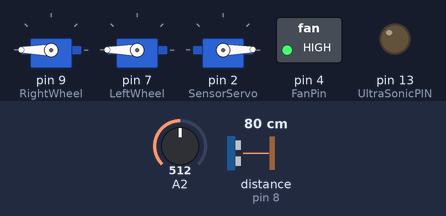
A sketch run on a simulated Arduino Uno, built with avr-gcc and run on an emulated ATmega328P. Shown: 3 × servo, switched loads named in the sketch (green lamp = pin HIGH), output pins drawn as LEDs (lit = HIGH). The inputs (shaded band) are chosen by the test bench; at power-on: A2 = 512, distance to the obstacle (sensor on pin 8) 80 cm. The echo pulse lasts 58.3 µs per cm; what the sketch prints to the serial monitor is not drawn.

Above: at 6.8 s.
6.9 s: A2 set to 264
18.8 s: A2 set to 238
At 24.15 s:
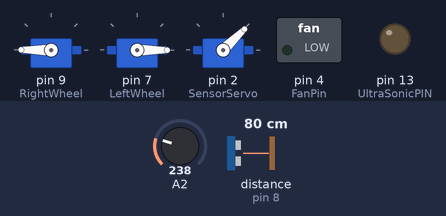
26.7 s: A2 set to 260
At 27.7 s:
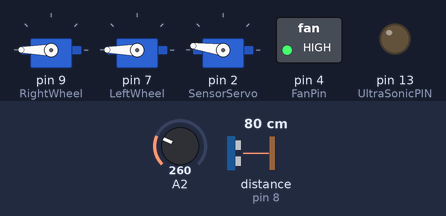
34.2 s: A2 set to 240
At 38.86 s:
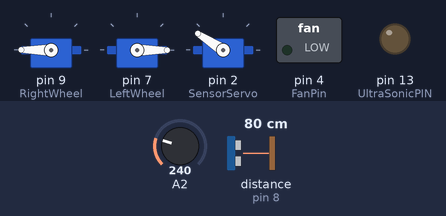
44.4 s: distance to the obstacle (sensor on pin 8) set to 32 cm
51.1 s: distance to the obstacle (sensor on pin 8) set to 26 cm
At 55.4 s:
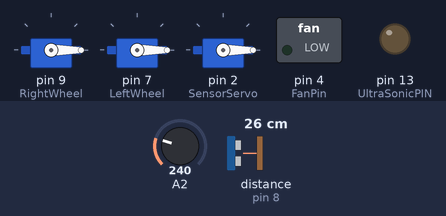
Timing chart, 0 to 62.4 s (numbered marks = the images above; inputs shaded):
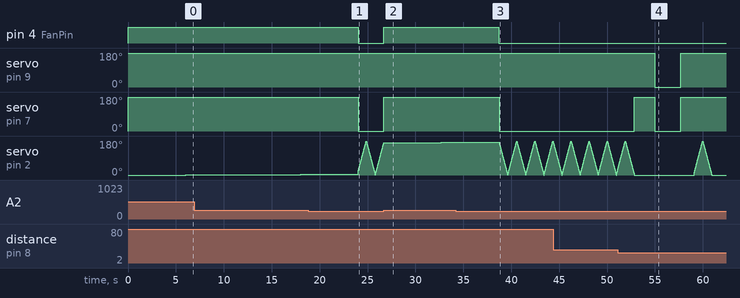

Measured:
- the behaviour switches between 251 and 250 on A2 (found by bisection; images 0 and 1)
- the behaviour switches between 30 and 29 cm on distance to the obstacle (sensor on pin 8) (found by bisection; images 3 and 4)
- after the input at 18.8 s, pin 4 (FanPin): HIGH → LOW after 5.2 s; servo on pin 7 (LeftWheel): 180° → 0° after 5.2 s
- after the input at 26.7 s, pin 4 (FanPin): LOW → HIGH at once; servo on pin 7 (LeftWheel): 0° → 180° at once
- after the input at 34.2 s, pin 4 (FanPin): HIGH → LOW after 4.5 s; servo on pin 7 (LeftWheel): 180° → 0° after 4.5 s
- after the input at 51.1 s, servo on pin 9 (RightWheel): 180° → 0° after 3.9 s, → 180° 2.7 s later; servo on pin 7 (LeftWheel): 0° → 180° after 1.8 s, → 0° 2.1 s later, → 180° 2.7 s later

The sketch:

RoboCodeFinal.ino
```cpp
/*
  Author : Varun Shroff
  Assignment : Autonomous Robot Code
  Date : 06-09-2019
  Description : Robot Code That Allows Our Robot To Extingish A Flame
*/

/*
                                    Algorithm Description
  Robot Will Move Forward Until Ultrasonic Sensor Detects An Obstacle Within 30cm.
  When Obstacle Is Detected, Robot Will Turn 90 Degrees Right And Collect The Distance of The Right Side,
  Robot Will Then Turn 90 Degrees Left And Collect The Distance of The Left Side.
  Robot Will Turn And Navigate In The Direction That Has A Greater Average Distance, It Will Than Process The Cycle
  Over And Over Again Untill It Detects The Flame.
  When The Flame Sensor Detects The Flame, It Will Activate The Fan To Extinguish The Flame.
*/

// Including Packages & Libraries
#include <Servo.h>

// Component Initialization
Servo RightWheel;
Servo LeftWheel;
Servo SensorServo;

// Global Variables
int pos = 0;
int sensorValue = 0; // Flame Sensor Value
int posRight = 180;
int posLeft = 0;

// Sensor Digital Pins
const int UltraSonicPIN = 13;
const int EchoPIN = 8;
const int FanPin = 4;

// Distance Calculating Variables
double RightWallDistance[10];
double LeftWallDistance [10];
double AverageLeft;
double AverageRight;
double DistanceRight;
double DistanceLeft;

// Measurement Variables
long duration, cm;


void setup() // Setup Function
{
  Serial.begin(9600);
  pinMode(UltraSonicPIN, OUTPUT); // Output Initialised
  pinMode(EchoPIN, INPUT); // Input Initialised
  pinMode(FanPin, OUTPUT); // Fan Output Initialised
  RightWheel.attach(9); // Right Servo Pin
  LeftWheel.attach(7); // Left Servo Pin
  SensorServo.attach(2); // 180 Servo Pin

}

void loop() // Main Function
{

  // Moving Forward
  RightWheel.write(posRight);
  LeftWheel.write(posLeft);

  FireDetection(); // Checks For Fire In The Background
  ReadDistance(); // Reads Distance In The Background

 // Conditional Statements Which Control Steering Of Robot

  if (cm < 30 ) { // If Robot Find Obstacle Within 30 cm, & No Flame Detected, It Will Re-Route

    TurnRight90();
    StopServo();
    ReadRightWall();
    StartServo();
    TurnLeft90();
    TurnLeft90();
    StopServo();
    ReadLeftWall();
    StartServo();
    TurnRight90();
    StopServo();

    if (AverageRight > AverageLeft) { // If Right Wall Distance > Left Wall Distance, Robot Will Go Right
      StartServo();
      TurnRight90();
      RightWheel.write(posRight);
      LeftWheel.write(posLeft);


    }

    else if (AverageLeft > AverageRight) { // If Left Wall Distance > Right Wall Distance, Robot Will Go Left
      StartServo();
      TurnLeft90();
      RightWheel.write(posRight);
      LeftWheel.write(posLeft);

    }

  }

}

long microsecondsToCentimeters(long microseconds) // Conversion Function
{
   /*
  The speed of sound is 340 m/s or 29 microseconds per centimeter.
  // The ping travels out and back, so to find the distance of the
   object we take half of the distance travelled.
   */
  return microseconds / 29 / 2;
}

void ReadDistance() { // Read Distance Using Ultrasonic Sensor

  digitalWrite(UltraSonicPIN, LOW);
  delayMicroseconds(2);
  digitalWrite(UltraSonicPIN, HIGH);
  delayMicroseconds(10);
  digitalWrite(UltraSonicPIN, LOW);

  duration = pulseIn(EchoPIN, HIGH); // Recieves Distance Between Obstacle

  cm = microsecondsToCentimeters(duration); // Converts Microseconds To Centimeters

if (cm > 1500) {
 cm = 0; // Used to neglect huge spikes in sensor
}
  Serial.print(cm); // Prints Out Cm
  Serial.print("cm");
  Serial.println();
  delay(10);


}

void TurnLeft90() { // Turns Robot 90 Degrees Left

  RightWheel.write(0);
  LeftWheel.write(0);
  delay(700);

}

void TurnRight90() { // Turns Robot 90 Degrees Right

  RightWheel.write(180);
  LeftWheel.write(180);
  delay(800);

}

void StopServo() { // Stops Servo (Time)

  RightWheel.detach(); // De-attaches Servos
  LeftWheel.detach();
  delay(600);

}
void StartServo() { // Re-attaches Servo & Starts Servos

  delay(600);
  RightWheel.attach(9);
  LeftWheel.attach(7);


}


int ReadRightWall() {

  // Reads Distance And Calculates Average Distance (Right Wall)
  ReadDistance();
  RightWallDistance[0] = cm;
  ReadDistance();
  RightWallDistance[1] = cm;
  ReadDistance();
  RightWallDistance[2] = cm;
  ReadDistance();
  RightWallDistance[3] = cm;
  ReadDistance();
  RightWallDistance[4] = cm;
  ReadDistance();
  RightWallDistance[5] = cm;
  ReadDistance();
  RightWallDistance[6] = cm;
  ReadDistance();
  RightWallDistance[7] = cm;
  ReadDistance();
  RightWallDistance[8] = cm;
  ReadDistance();
  RightWallDistance[9] = cm;

  for (int i = 0; i < 10; i++) { // Calculates Average Right Distance

    AverageRight += RightWallDistance[i];
    AverageRight = AverageRight / 10;

  }
  return AverageRight; // Returns AverageRight Distance

}

int ReadLeftWall() {

  // Reads Distance And Calculates Average Distance (Left Wall)
  ReadDistance();
  LeftWallDistance[0] = cm;
  ReadDistance();
  LeftWallDistance[1] = cm;
  ReadDistance();
  LeftWallDistance[2] = cm;
  ReadDistance();
  LeftWallDistance[3] = cm;
  ReadDistance();
  LeftWallDistance[4] = cm;
  ReadDistance();
  LeftWallDistance[5] = cm;
  ReadDistance();
  LeftWallDistance[6] = cm;
  ReadDistance();
  LeftWallDistance[7] = cm;
  ReadDistance();
  LeftWallDistance[8] = cm;
  ReadDistance();
  LeftWallDistance[9] = cm;

  for (int i = 0; i < 10; i++) { // Calculates Average Left Distance

    AverageLeft += LeftWallDistance[i];
    AverageLeft = AverageLeft / 10;

  }
  return AverageLeft; // Returns AverageLeft Distance

}

int FireDetection() { // Continously Tries To Find Fire


  for (pos = 0; pos <= 180; pos += 1) // goes from 0 degrees to 180 degrees
  {
    SensorServo.write(pos);
    sensorValue = analogRead(A2);
    Serial.println(sensorValue);
    delay(1); // Decreases Speed of Servo By Delaying Time

    if (sensorValue > 250) { // If Flame Is Detected, Extingusih Function is Called

    Extinguish(); // Calling Extinguish Function

  }
  else {
    RightWheel.write(posRight);
    LeftWheel.write(posLeft);

  }
  }

  for (pos = 180; pos >= 0; pos -= 1) // goes from 180 degrees to 0 degrees
  {
    SensorServo.write(pos);
    sensorValue = analogRead(A2);
    Serial.println(sensorValue);
    delay(1); // Decreases Speed Of Servo By Delaying Time

      if (sensorValue > 250) { // If Flame Is Detected, Extingusih Function is Called

    Extinguish(); // Calling Extinguish Function

  }
  else {
  RightWheel.write(posRight);
  LeftWheel.write(posLeft);

  }


  }

}

void Extinguish() {   // Extinguishing Function Will Activate The Fan & Spin The Robot In 360 Degrees To Ensure The Flame Is Taken Out


  digitalWrite(FanPin, HIGH);
  RightWheel.write(180);
  LeftWheel.write(180);
  delay(6000);
  digitalWrite(FanPin, LOW);


}
```
